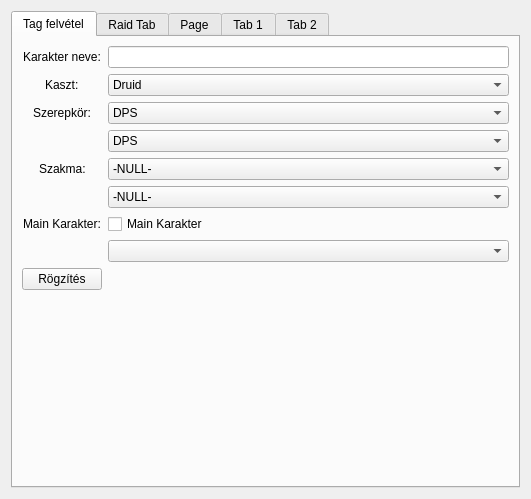
<?xml version="1.0" encoding="UTF-8"?>
<ui version="4.0">
 <class>MGMainClass</class>
 <widget class="QWidget" name="MGMainClass">
  <property name="geometry">
   <rect>
    <x>0</x>
    <y>0</y>
    <width>531</width>
    <height>499</height>
   </rect>
  </property>
  <property name="windowTitle">
   <string>Miracle Guild Administration</string>
  </property>
  <layout class="QGridLayout" name="gridLayout">
   <item row="0" column="0">
    <widget class="QTabWidget" name="tabWidget">
     <property name="currentIndex">
      <number>0</number>
     </property>
     <widget class="QWidget" name="addMemberTab">
      <attribute name="title">
       <string>Tag felvétel</string>
      </attribute>
      <layout class="QHBoxLayout" name="horizontalLayout_2">
       <item>
        <layout class="QFormLayout" name="formLayout">
         <property name="sizeConstraint">
          <enum>QLayout::SetNoConstraint</enum>
         </property>
         <property name="fieldGrowthPolicy">
          <enum>QFormLayout::AllNonFixedFieldsGrow</enum>
         </property>
         <property name="labelAlignment">
          <set>Qt::AlignCenter</set>
         </property>
         <property name="formAlignment">
          <set>Qt::AlignJustify|Qt::AlignTop</set>
         </property>
         <item row="0" column="0">
          <widget class="QLabel" name="nameLabel">
           <property name="text">
            <string>Karakter neve:</string>
           </property>
          </widget>
         </item>
         <item row="0" column="1">
          <widget class="QLineEdit" name="lineEdit"/>
         </item>
         <item row="1" column="0">
          <widget class="QLabel" name="classLabel">
           <property name="text">
            <string>Kaszt:</string>
           </property>
          </widget>
         </item>
         <item row="1" column="1">
          <widget class="QComboBox" name="comboBox">
           <item>
            <property name="text">
             <string>Druid</string>
            </property>
           </item>
           <item>
            <property name="text">
             <string>Hunter</string>
            </property>
           </item>
           <item>
            <property name="text">
             <string>Mage</string>
            </property>
           </item>
           <item>
            <property name="text">
             <string>Paladin</string>
            </property>
           </item>
           <item>
            <property name="text">
             <string>Priest</string>
            </property>
           </item>
           <item>
            <property name="text">
             <string>Rogue</string>
            </property>
           </item>
           <item>
            <property name="text">
             <string>Shaman</string>
            </property>
           </item>
           <item>
            <property name="text">
             <string>Warlock</string>
            </property>
           </item>
           <item>
            <property name="text">
             <string>Warrior</string>
            </property>
           </item>
           <item>
            <property name="text">
             <string>Death Knight</string>
            </property>
           </item>
          </widget>
         </item>
         <item row="2" column="0">
          <widget class="QLabel" name="roleLabel">
           <property name="text">
            <string>Szerepkör:</string>
           </property>
          </widget>
         </item>
         <item row="2" column="1">
          <widget class="QComboBox" name="role1Combo">
           <item>
            <property name="text">
             <string>DPS</string>
            </property>
           </item>
           <item>
            <property name="text">
             <string>Healer</string>
            </property>
           </item>
           <item>
            <property name="text">
             <string>Tank</string>
            </property>
           </item>
          </widget>
         </item>
         <item row="3" column="1">
          <widget class="QComboBox" name="role2Combo">
           <item>
            <property name="text">
             <string>DPS</string>
            </property>
           </item>
           <item>
            <property name="text">
             <string>Healer</string>
            </property>
           </item>
           <item>
            <property name="text">
             <string>Tank</string>
            </property>
           </item>
          </widget>
         </item>
         <item row="4" column="0">
          <widget class="QLabel" name="profLabel">
           <property name="text">
            <string>Szakma:</string>
           </property>
          </widget>
         </item>
         <item row="4" column="1">
          <widget class="QComboBox" name="prof1Combo">
           <item>
            <property name="text">
             <string>-NULL-</string>
            </property>
           </item>
           <item>
            <property name="text">
             <string>Alchemy</string>
            </property>
           </item>
           <item>
            <property name="text">
             <string>Blacksmithing</string>
            </property>
           </item>
           <item>
            <property name="text">
             <string>Enchanting</string>
            </property>
           </item>
           <item>
            <property name="text">
             <string>Engineering</string>
            </property>
           </item>
           <item>
            <property name="text">
             <string>Herbalism</string>
            </property>
           </item>
           <item>
            <property name="text">
             <string>Inscription</string>
            </property>
           </item>
           <item>
            <property name="text">
             <string>Jewelcrafting</string>
            </property>
           </item>
           <item>
            <property name="text">
             <string>Leatherworking</string>
            </property>
           </item>
           <item>
            <property name="text">
             <string>Mining</string>
            </property>
           </item>
           <item>
            <property name="text">
             <string>Skinning</string>
            </property>
           </item>
           <item>
            <property name="text">
             <string>Tailoring</string>
            </property>
           </item>
          </widget>
         </item>
         <item row="6" column="0">
          <widget class="QLabel" name="mainLabel">
           <property name="text">
            <string>Main Karakter:</string>
           </property>
          </widget>
         </item>
         <item row="6" column="1">
          <widget class="QCheckBox" name="mainCheck">
           <property name="text">
            <string>Main Karakter</string>
           </property>
          </widget>
         </item>
         <item row="7" column="1">
          <widget class="QComboBox" name="mainCombo"/>
         </item>
         <item row="8" column="0">
          <widget class="QPushButton" name="recordButton">
           <property name="text">
            <string>Rögzítés</string>
           </property>
          </widget>
         </item>
         <item row="5" column="1">
          <widget class="QComboBox" name="prof2Combo">
           <item>
            <property name="text">
             <string>-NULL-</string>
            </property>
           </item>
           <item>
            <property name="text">
             <string>Alchemy</string>
            </property>
           </item>
           <item>
            <property name="text">
             <string>Blacksmithing</string>
            </property>
           </item>
           <item>
            <property name="text">
             <string>Enchanting</string>
            </property>
           </item>
           <item>
            <property name="text">
             <string>Engineering</string>
            </property>
           </item>
           <item>
            <property name="text">
             <string>Herbalism</string>
            </property>
           </item>
           <item>
            <property name="text">
             <string>Inscription</string>
            </property>
           </item>
           <item>
            <property name="text">
             <string>Jewelcrafting</string>
            </property>
           </item>
           <item>
            <property name="text">
             <string>Leatherworking</string>
            </property>
           </item>
           <item>
            <property name="text">
             <string>Mining</string>
            </property>
           </item>
           <item>
            <property name="text">
             <string>Skinning</string>
            </property>
           </item>
           <item>
            <property name="text">
             <string>Tailoring</string>
            </property>
           </item>
          </widget>
         </item>
        </layout>
       </item>
      </layout>
     </widget>
     <widget class="QWidget" name="tab_5">
      <attribute name="title">
       <string>Raid Tab</string>
      </attribute>
      <layout class="QGridLayout" name="gridLayout_3">
       <item row="0" column="1">
        <widget class="QGroupBox" name="groupBox_2">
         <property name="title">
          <string>GroupBox</string>
         </property>
         <property name="checkable">
          <bool>true</bool>
         </property>
         <property name="checked">
          <bool>false</bool>
         </property>
        </widget>
       </item>
       <item row="1" column="0">
        <widget class="QGroupBox" name="groupBox_4">
         <property name="title">
          <string>GroupBox</string>
         </property>
         <property name="checkable">
          <bool>true</bool>
         </property>
         <property name="checked">
          <bool>false</bool>
         </property>
        </widget>
       </item>
       <item row="0" column="0">
        <widget class="QGroupBox" name="groupBox_1">
         <property name="title">
          <string>Group 1</string>
         </property>
         <property name="checkable">
          <bool>false</bool>
         </property>
        </widget>
       </item>
       <item row="0" column="2">
        <widget class="QGroupBox" name="groupBox_3">
         <property name="title">
          <string>GroupBox</string>
         </property>
         <property name="checkable">
          <bool>true</bool>
         </property>
         <property name="checked">
          <bool>false</bool>
         </property>
        </widget>
       </item>
       <item row="1" column="1">
        <widget class="QGroupBox" name="groupBox_5">
         <property name="title">
          <string>GroupBox</string>
         </property>
         <property name="checkable">
          <bool>true</bool>
         </property>
         <property name="checked">
          <bool>false</bool>
         </property>
        </widget>
       </item>
       <item row="1" column="2">
        <layout class="QHBoxLayout" name="horizontalLayout_3"/>
       </item>
      </layout>
     </widget>
     <widget class="QWidget" name="tab_4">
      <attribute name="title">
       <string>Page</string>
      </attribute>
     </widget>
     <widget class="QWidget" name="tab">
      <attribute name="title">
       <string>Tab 1</string>
      </attribute>
     </widget>
     <widget class="QWidget" name="tab_2">
      <attribute name="title">
       <string>Tab 2</string>
      </attribute>
     </widget>
    </widget>
   </item>
  </layout>
 </widget>
 <resources/>
 <connections/>
</ui>
